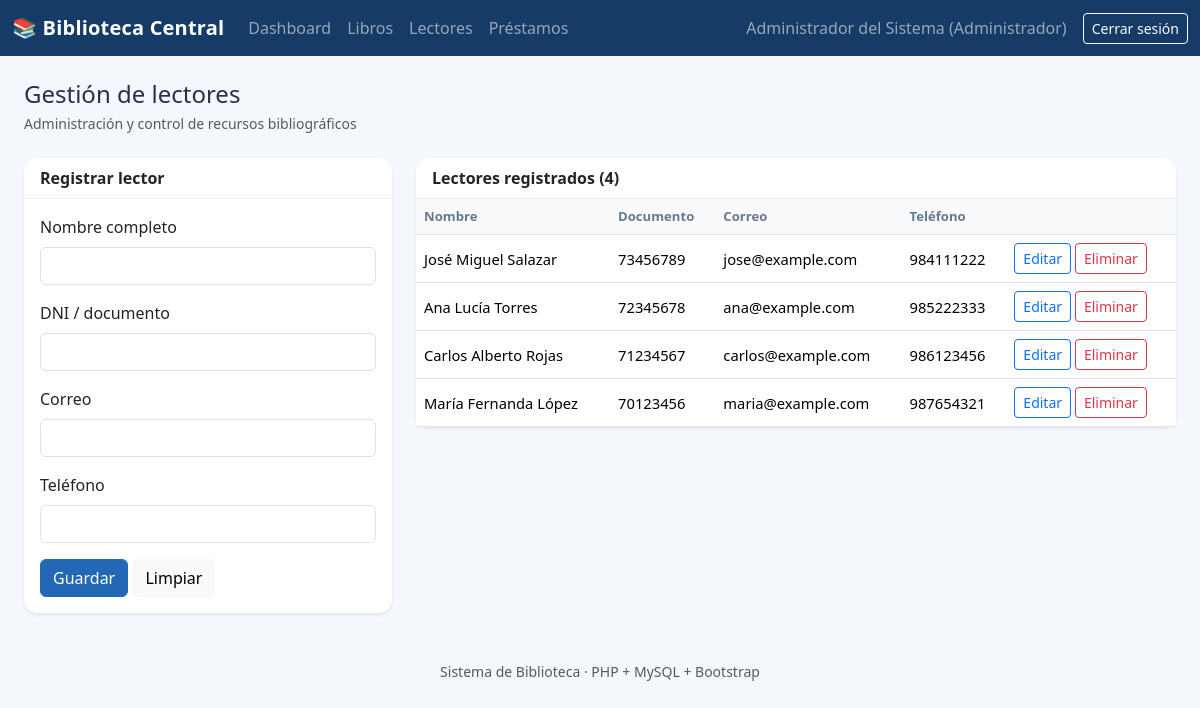
Page /lectores.php (signed in) on the committed database.
### tables this page shows
CREATE TABLE lectores (
 id INT AUTO_INCREMENT PRIMARY KEY,
 nombre VARCHAR(150) NOT NULL,
 documento VARCHAR(20) NOT NULL UNIQUE,
 correo VARCHAR(120),
 telefono VARCHAR(30),
 creado_en TIMESTAMP DEFAULT CURRENT_TIMESTAMP
);

### config.php (called while the page is built, shortened)
<?php
function e($value): string { return htmlspecialchars((string)$value, ENT_QUOTES, 'UTF-8'); }

### lectores.php (the view, shortened to what this page needs)
<?php
require 'config.php'; require_login(); verify_csrf(); $pdo=db();
$edit=null;if(isset($_GET['editar'])){$s=$pdo->prepare('SELECT * FROM lectores WHERE id=?');$s->execute([(int)$_GET['editar']]);$edit=$s->fetch();}
$rows=$pdo->query('SELECT * FROM lectores ORDER BY id DESC')->fetchAll();$pageTitle='Gestión de lectores';require 'partials/header.php';
?>
<div class="row g-4"><div class="col-lg-4"><div class="card border-0 shadow-sm"><div class="card-header bg-white fw-semibold"><?= $edit?'Editar lector':'Registrar lector'?></div><div class="card-body"><form method="post"><?=csrf_field()?><input type="hidden" name="id" value="<?=e($edit['id']??'')?>"><div class="mb-3"><label class="form-label">Nombre completo</label><input class="form-control" name="nombre" required value="<?=e($edit['nombre']??'')?>"></div><div class="mb-3"><label class="form-label">DNI / documento</label><input class="form-control" name="documento" required value="<?=e($edit['documento']??'')?>"></div><div class="mb-3"><label class="form-label">Correo</label><input type="email" class="form-control" name="correo" value="<?=e($edit['correo']??'')?>"></div><div class="mb-3"><label class="form-label">Teléfono</label><input class="form-control" name="telefono" value="<?=e($edit['telefono']??'')?>"></div><button class="btn btn-primary">Guardar</button> <a href="lectores.php" class="btn btn-light">Limpiar</a></form></div></div></div>
<div class="col-lg-8"><div class="card border-0 shadow-sm"><div class="card-header bg-white fw-semibold">Lectores registrados (<?=count($rows)?>)</div><div class="table-responsive"><table class="table table-hover align-middle mb-0"><thead><tr><th>Nombre</th><th>Documento</th><th>Correo</th><th>Teléfono</th><th></th></tr></thead><tbody><?php foreach($rows as $r):?><tr><td><?=e($r['nombre'])?></td><td><?=e($r['documento'])?></td><td><?=e($r['correo'])?></td><td><?=e($r['telefono'])?></td><td class="text-nowrap"><a class="btn btn-sm btn-outline-primary" href="?editar=<?=$r['id']?>">Editar</a> <a class="btn btn-sm btn-outline-danger" onclick="return confirm('¿Eliminar lector?')" href="?eliminar=<?=$r['id']?>">Eliminar</a></td></tr><?php endforeach;?></tbody></table></div></div></div></div>
<?php require 'partials/footer.php'; ?>

### assets/style.css (style rules this page uses)
body { background:#f4f7fb;color:#253247 }
.card { border-radius:14px }
.card-header { border-bottom:1px solid #edf0f4;border-radius:14px 14px 0 0!important }
.btn-primary { background:#2368b5;border-color:#2368b5 }
.table thead th { font-size:.82rem;color:#68788c;background:#f8fafc;white-space:nowrap }
.table td { font-size:.92rem }

### rows in the picture
lectores: nombre "José Miguel Salazar", documento "73456789", correo "jose@example.com", telefono "984111222"
lectores: nombre "Ana Lucía Torres", documento "72345678", correo "ana@example.com", telefono "985222333"
lectores: nombre "Carlos Alberto Rojas", documento "71234567", correo "carlos@example.com", telefono "986123456"
lectores: nombre "María Fernanda López", documento "70123456", correo "maria@example.com", telefono "987654321"

### other values in the picture
$_SESSION['user']['nombre'] "Administrador del Sistema"
$_SESSION['user']['rol'] "Administrador"
$pageTitle "Gestión de lectores"
count($rows) "4"
